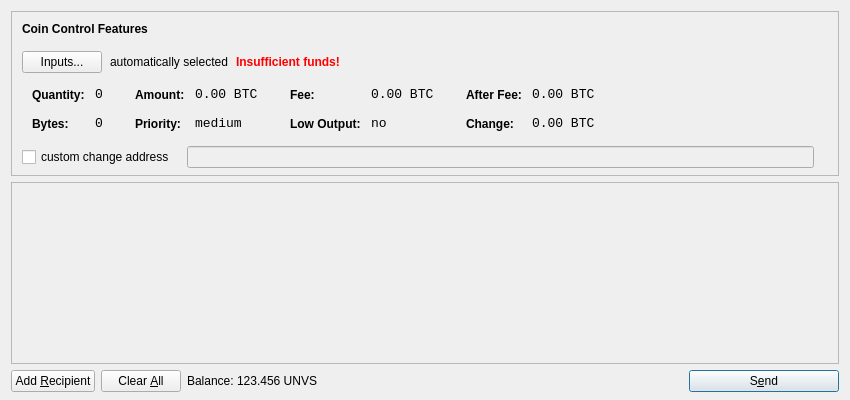
<?xml version="1.0" encoding="UTF-8"?>
<ui version="4.0">
 <class>SendCoinsDialog</class>
 <widget class="QDialog" name="SendCoinsDialog">
  <property name="geometry">
   <rect>
    <x>0</x>
    <y>0</y>
    <width>850</width>
    <height>400</height>
   </rect>
  </property>
  <property name="windowTitle">
   <string>Send Coins</string>
  </property>
  <layout class="QVBoxLayout" name="verticalLayout" stretch="0,1,0">
   <property name="bottomMargin">
    <number>8</number>
   </property>
   <item>
    <widget class="QFrame" name="frameCoinControl">
     <property name="sizePolicy">
      <sizepolicy hsizetype="Expanding" vsizetype="Expanding">
       <horstretch>0</horstretch>
       <verstretch>0</verstretch>
      </sizepolicy>
     </property>
     <property name="maximumSize">
      <size>
       <width>16777215</width>
       <height>16777215</height>
      </size>
     </property>
     <property name="frameShape">
      <enum>QFrame::StyledPanel</enum>
     </property>
     <property name="frameShadow">
      <enum>QFrame::Sunken</enum>
     </property>
     <layout class="QVBoxLayout" name="verticalLayoutCoinControl2">
      <property name="spacing">
       <number>-1</number>
      </property>
      <property name="leftMargin">
       <number>0</number>
      </property>
      <property name="topMargin">
       <number>0</number>
      </property>
      <property name="rightMargin">
       <number>0</number>
      </property>
      <property name="bottomMargin">
       <number>6</number>
      </property>
      <item>
       <layout class="QVBoxLayout" name="verticalLayoutCoinControl" stretch="0,0,0,0,1">
        <property name="spacing">
         <number>0</number>
        </property>
        <property name="leftMargin">
         <number>10</number>
        </property>
        <property name="topMargin">
         <number>10</number>
        </property>
        <item>
         <layout class="QHBoxLayout" name="horizontalLayoutCoinControl1">
          <property name="bottomMargin">
           <number>15</number>
          </property>
          <item>
           <widget class="QLabel" name="labelCoinControlFeatures">
            <property name="sizePolicy">
             <sizepolicy hsizetype="Preferred" vsizetype="Maximum">
              <horstretch>0</horstretch>
              <verstretch>0</verstretch>
             </sizepolicy>
            </property>
            <property name="font">
             <font>
              <weight>75</weight>
              <bold>true</bold>
             </font>
            </property>
            <property name="styleSheet">
             <string notr="true">font-weight:bold;</string>
            </property>
            <property name="text">
             <string>Coin Control Features</string>
            </property>
           </widget>
          </item>
         </layout>
        </item>
        <item>
         <layout class="QHBoxLayout" name="horizontalLayoutCoinControl2" stretch="0,0,0,0">
          <property name="spacing">
           <number>8</number>
          </property>
          <property name="bottomMargin">
           <number>10</number>
          </property>
          <item>
           <widget class="QPushButton" name="pushButtonCoinControl">
            <property name="styleSheet">
             <string notr="true"/>
            </property>
            <property name="text">
             <string>Inputs...</string>
            </property>
           </widget>
          </item>
          <item>
           <widget class="QLabel" name="labelCoinControlAutomaticallySelected">
            <property name="text">
             <string>automatically selected</string>
            </property>
            <property name="margin">
             <number>5</number>
            </property>
           </widget>
          </item>
          <item>
           <widget class="QLabel" name="labelCoinControlInsuffFunds">
            <property name="font">
             <font>
              <weight>75</weight>
              <bold>true</bold>
             </font>
            </property>
            <property name="styleSheet">
             <string notr="true">color:red;font-weight:bold;</string>
            </property>
            <property name="text">
             <string>Insufficient funds!</string>
            </property>
            <property name="margin">
             <number>5</number>
            </property>
           </widget>
          </item>
          <item>
           <spacer name="horizontalSpacerCoinControl">
            <property name="orientation">
             <enum>Qt::Horizontal</enum>
            </property>
            <property name="sizeHint" stdset="0">
             <size>
              <width>40</width>
              <height>1</height>
             </size>
            </property>
           </spacer>
          </item>
         </layout>
        </item>
        <item>
         <widget class="QWidget" name="widgetCoinControl" native="true">
          <property name="sizePolicy">
           <sizepolicy hsizetype="Preferred" vsizetype="Preferred">
            <horstretch>0</horstretch>
            <verstretch>0</verstretch>
           </sizepolicy>
          </property>
          <property name="minimumSize">
           <size>
            <width>0</width>
            <height>0</height>
           </size>
          </property>
          <property name="styleSheet">
           <string notr="true"/>
          </property>
          <layout class="QHBoxLayout" name="horizontalLayoutCoinControl5">
           <property name="margin">
            <number>0</number>
           </property>
           <item>
            <layout class="QHBoxLayout" name="horizontalLayoutCoinControl3" stretch="0,0,0,1">
             <property name="spacing">
              <number>20</number>
             </property>
             <property name="topMargin">
              <number>0</number>
             </property>
             <property name="bottomMargin">
              <number>10</number>
             </property>
             <item>
              <layout class="QFormLayout" name="formLayoutCoinControl1">
               <property name="horizontalSpacing">
                <number>10</number>
               </property>
               <property name="verticalSpacing">
                <number>14</number>
               </property>
               <property name="leftMargin">
                <number>10</number>
               </property>
               <property name="topMargin">
                <number>4</number>
               </property>
               <property name="rightMargin">
                <number>6</number>
               </property>
               <item row="0" column="0">
                <widget class="QLabel" name="labelCoinControlQuantityText">
                 <property name="styleSheet">
                  <string notr="true">font-weight:bold;</string>
                 </property>
                 <property name="text">
                  <string>Quantity:</string>
                 </property>
                 <property name="margin">
                  <number>0</number>
                 </property>
                </widget>
               </item>
               <item row="0" column="1">
                <widget class="QLabel" name="labelCoinControlQuantity">
                 <property name="font">
                  <font>
                   <family>Monospace</family>
                   <pointsize>10</pointsize>
                  </font>
                 </property>
                 <property name="cursor">
                  <cursorShape>IBeamCursor</cursorShape>
                 </property>
                 <property name="contextMenuPolicy">
                  <enum>Qt::ActionsContextMenu</enum>
                 </property>
                 <property name="text">
                  <string notr="true">0</string>
                 </property>
                 <property name="margin">
                  <number>0</number>
                 </property>
                 <property name="textInteractionFlags">
                  <set>Qt::LinksAccessibleByMouse|Qt::TextSelectableByKeyboard|Qt::TextSelectableByMouse</set>
                 </property>
                </widget>
               </item>
               <item row="1" column="0">
                <widget class="QLabel" name="labelCoinControlBytesText">
                 <property name="styleSheet">
                  <string notr="true">font-weight:bold;</string>
                 </property>
                 <property name="text">
                  <string>Bytes:</string>
                 </property>
                </widget>
               </item>
               <item row="1" column="1">
                <widget class="QLabel" name="labelCoinControlBytes">
                 <property name="font">
                  <font>
                   <family>Monospace</family>
                   <pointsize>10</pointsize>
                  </font>
                 </property>
                 <property name="cursor">
                  <cursorShape>IBeamCursor</cursorShape>
                 </property>
                 <property name="contextMenuPolicy">
                  <enum>Qt::ActionsContextMenu</enum>
                 </property>
                 <property name="text">
                  <string notr="true">0</string>
                 </property>
                 <property name="textInteractionFlags">
                  <set>Qt::LinksAccessibleByMouse|Qt::TextSelectableByKeyboard|Qt::TextSelectableByMouse</set>
                 </property>
                </widget>
               </item>
              </layout>
             </item>
             <item>
              <layout class="QFormLayout" name="formLayoutCoinControl2">
               <property name="horizontalSpacing">
                <number>10</number>
               </property>
               <property name="verticalSpacing">
                <number>14</number>
               </property>
               <property name="leftMargin">
                <number>6</number>
               </property>
               <property name="topMargin">
                <number>4</number>
               </property>
               <property name="rightMargin">
                <number>6</number>
               </property>
               <item row="0" column="0">
                <widget class="QLabel" name="labelCoinControlAmountText">
                 <property name="styleSheet">
                  <string notr="true">font-weight:bold;</string>
                 </property>
                 <property name="text">
                  <string>Amount:</string>
                 </property>
                 <property name="margin">
                  <number>0</number>
                 </property>
                </widget>
               </item>
               <item row="0" column="1">
                <widget class="QLabel" name="labelCoinControlAmount">
                 <property name="font">
                  <font>
                   <family>Monospace</family>
                   <pointsize>10</pointsize>
                  </font>
                 </property>
                 <property name="cursor">
                  <cursorShape>IBeamCursor</cursorShape>
                 </property>
                 <property name="contextMenuPolicy">
                  <enum>Qt::ActionsContextMenu</enum>
                 </property>
                 <property name="text">
                  <string notr="true">0.00 BTC</string>
                 </property>
                 <property name="textInteractionFlags">
                  <set>Qt::LinksAccessibleByMouse|Qt::TextSelectableByKeyboard|Qt::TextSelectableByMouse</set>
                 </property>
                </widget>
               </item>
               <item row="1" column="0">
                <widget class="QLabel" name="labelCoinControlPriorityText">
                 <property name="styleSheet">
                  <string notr="true">font-weight:bold;</string>
                 </property>
                 <property name="text">
                  <string>Priority:</string>
                 </property>
                </widget>
               </item>
               <item row="1" column="1">
                <widget class="QLabel" name="labelCoinControlPriority">
                 <property name="font">
                  <font>
                   <family>Monospace</family>
                   <pointsize>10</pointsize>
                  </font>
                 </property>
                 <property name="cursor">
                  <cursorShape>IBeamCursor</cursorShape>
                 </property>
                 <property name="contextMenuPolicy">
                  <enum>Qt::ActionsContextMenu</enum>
                 </property>
                 <property name="text">
                  <string>medium</string>
                 </property>
                 <property name="textInteractionFlags">
                  <set>Qt::LinksAccessibleByMouse|Qt::TextSelectableByKeyboard|Qt::TextSelectableByMouse</set>
                 </property>
                </widget>
               </item>
              </layout>
             </item>
             <item>
              <layout class="QFormLayout" name="formLayoutCoinControl3">
               <property name="horizontalSpacing">
                <number>10</number>
               </property>
               <property name="verticalSpacing">
                <number>14</number>
               </property>
               <property name="leftMargin">
                <number>6</number>
               </property>
               <property name="topMargin">
                <number>4</number>
               </property>
               <property name="rightMargin">
                <number>6</number>
               </property>
               <item row="0" column="0">
                <widget class="QLabel" name="labelCoinControlFeeText">
                 <property name="styleSheet">
                  <string notr="true">font-weight:bold;</string>
                 </property>
                 <property name="text">
                  <string>Fee:</string>
                 </property>
                 <property name="margin">
                  <number>0</number>
                 </property>
                </widget>
               </item>
               <item row="0" column="1">
                <widget class="QLabel" name="labelCoinControlFee">
                 <property name="font">
                  <font>
                   <family>Monospace</family>
                   <pointsize>10</pointsize>
                  </font>
                 </property>
                 <property name="cursor">
                  <cursorShape>IBeamCursor</cursorShape>
                 </property>
                 <property name="contextMenuPolicy">
                  <enum>Qt::ActionsContextMenu</enum>
                 </property>
                 <property name="text">
                  <string notr="true">0.00 BTC</string>
                 </property>
                 <property name="textInteractionFlags">
                  <set>Qt::LinksAccessibleByMouse|Qt::TextSelectableByKeyboard|Qt::TextSelectableByMouse</set>
                 </property>
                </widget>
               </item>
               <item row="1" column="0">
                <widget class="QLabel" name="labelCoinControlLowOutputText">
                 <property name="styleSheet">
                  <string notr="true">font-weight:bold;</string>
                 </property>
                 <property name="text">
                  <string>Low Output:</string>
                 </property>
                </widget>
               </item>
               <item row="1" column="1">
                <widget class="QLabel" name="labelCoinControlLowOutput">
                 <property name="font">
                  <font>
                   <family>Monospace</family>
                   <pointsize>10</pointsize>
                  </font>
                 </property>
                 <property name="cursor">
                  <cursorShape>IBeamCursor</cursorShape>
                 </property>
                 <property name="contextMenuPolicy">
                  <enum>Qt::ActionsContextMenu</enum>
                 </property>
                 <property name="text">
                  <string>no</string>
                 </property>
                 <property name="textInteractionFlags">
                  <set>Qt::LinksAccessibleByMouse|Qt::TextSelectableByKeyboard|Qt::TextSelectableByMouse</set>
                 </property>
                </widget>
               </item>
              </layout>
             </item>
             <item>
              <layout class="QFormLayout" name="formLayoutCoinControl4">
               <property name="horizontalSpacing">
                <number>10</number>
               </property>
               <property name="verticalSpacing">
                <number>14</number>
               </property>
               <property name="leftMargin">
                <number>6</number>
               </property>
               <property name="topMargin">
                <number>4</number>
               </property>
               <property name="rightMargin">
                <number>6</number>
               </property>
               <item row="0" column="0">
                <widget class="QLabel" name="labelCoinControlAfterFeeText">
                 <property name="styleSheet">
                  <string notr="true">font-weight:bold;</string>
                 </property>
                 <property name="text">
                  <string>After Fee:</string>
                 </property>
                 <property name="margin">
                  <number>0</number>
                 </property>
                </widget>
               </item>
               <item row="0" column="1">
                <widget class="QLabel" name="labelCoinControlAfterFee">
                 <property name="font">
                  <font>
                   <family>Monospace</family>
                   <pointsize>10</pointsize>
                  </font>
                 </property>
                 <property name="cursor">
                  <cursorShape>IBeamCursor</cursorShape>
                 </property>
                 <property name="contextMenuPolicy">
                  <enum>Qt::ActionsContextMenu</enum>
                 </property>
                 <property name="text">
                  <string notr="true">0.00 BTC</string>
                 </property>
                 <property name="textInteractionFlags">
                  <set>Qt::LinksAccessibleByMouse|Qt::TextSelectableByKeyboard|Qt::TextSelectableByMouse</set>
                 </property>
                </widget>
               </item>
               <item row="1" column="0">
                <widget class="QLabel" name="labelCoinControlChangeText">
                 <property name="styleSheet">
                  <string notr="true">font-weight:bold;</string>
                 </property>
                 <property name="text">
                  <string>Change:</string>
                 </property>
                </widget>
               </item>
               <item row="1" column="1">
                <widget class="QLabel" name="labelCoinControlChange">
                 <property name="font">
                  <font>
                   <family>Monospace</family>
                   <pointsize>10</pointsize>
                  </font>
                 </property>
                 <property name="cursor">
                  <cursorShape>IBeamCursor</cursorShape>
                 </property>
                 <property name="contextMenuPolicy">
                  <enum>Qt::ActionsContextMenu</enum>
                 </property>
                 <property name="text">
                  <string notr="true">0.00 BTC</string>
                 </property>
                 <property name="textInteractionFlags">
                  <set>Qt::LinksAccessibleByMouse|Qt::TextSelectableByKeyboard|Qt::TextSelectableByMouse</set>
                 </property>
                </widget>
               </item>
              </layout>
             </item>
            </layout>
           </item>
          </layout>
         </widget>
        </item>
        <item>
         <layout class="QHBoxLayout" name="horizontalLayoutCoinControl4" stretch="0,0,0">
          <property name="spacing">
           <number>12</number>
          </property>
          <property name="sizeConstraint">
           <enum>QLayout::SetDefaultConstraint</enum>
          </property>
          <property name="topMargin">
           <number>5</number>
          </property>
          <property name="rightMargin">
           <number>5</number>
          </property>
          <item>
           <widget class="QCheckBox" name="checkBoxCoinControlChange">
            <property name="text">
             <string>custom change address</string>
            </property>
           </widget>
          </item>
          <item>
           <widget class="QLineEdit" name="lineEditCoinControlChange">
            <property name="enabled">
             <bool>false</bool>
            </property>
            <property name="sizePolicy">
             <sizepolicy hsizetype="Expanding" vsizetype="Fixed">
              <horstretch>0</horstretch>
              <verstretch>0</verstretch>
             </sizepolicy>
            </property>
           </widget>
          </item>
          <item>
           <widget class="QLabel" name="labelCoinControlChangeLabel">
            <property name="sizePolicy">
             <sizepolicy hsizetype="Preferred" vsizetype="Expanding">
              <horstretch>0</horstretch>
              <verstretch>0</verstretch>
             </sizepolicy>
            </property>
            <property name="minimumSize">
             <size>
              <width>0</width>
              <height>0</height>
             </size>
            </property>
            <property name="text">
             <string/>
            </property>
            <property name="margin">
             <number>3</number>
            </property>
           </widget>
          </item>
         </layout>
        </item>
        <item>
         <spacer name="verticalSpacerCoinControl">
          <property name="orientation">
           <enum>Qt::Vertical</enum>
          </property>
          <property name="sizeHint" stdset="0">
           <size>
            <width>800</width>
            <height>1</height>
           </size>
          </property>
         </spacer>
        </item>
       </layout>
      </item>
     </layout>
    </widget>
   </item>
   <item>
    <widget class="QScrollArea" name="scrollArea">
     <property name="widgetResizable">
      <bool>true</bool>
     </property>
     <widget class="QWidget" name="scrollAreaWidgetContents">
      <property name="geometry">
       <rect>
        <x>0</x>
        <y>0</y>
        <width>830</width>
        <height>165</height>
       </rect>
      </property>
      <layout class="QVBoxLayout" name="verticalLayout_2">
       <property name="margin">
        <number>0</number>
       </property>
       <item>
        <layout class="QVBoxLayout" name="entries">
         <property name="spacing">
          <number>6</number>
         </property>
        </layout>
       </item>
       <item>
        <spacer name="verticalSpacer">
         <property name="orientation">
          <enum>Qt::Vertical</enum>
         </property>
         <property name="sizeHint" stdset="0">
          <size>
           <width>20</width>
           <height>40</height>
          </size>
         </property>
        </spacer>
       </item>
      </layout>
     </widget>
    </widget>
   </item>
   <item>
    <layout class="QHBoxLayout" name="horizontalLayout">
     <item>
      <widget class="QPushButton" name="addButton">
       <property name="toolTip">
        <string>Send to multiple recipients at once</string>
       </property>
       <property name="text">
        <string>Add &amp;Recipient</string>
       </property>
       <property name="icon">
        <iconset resource="../bitcoin.qrc">
         <normaloff>:/icons/add</normaloff>:/icons/add</iconset>
       </property>
       <property name="autoDefault">
        <bool>false</bool>
       </property>
      </widget>
     </item>
     <item>
      <widget class="QPushButton" name="clearButton">
       <property name="sizePolicy">
        <sizepolicy hsizetype="Minimum" vsizetype="Fixed">
         <horstretch>0</horstretch>
         <verstretch>0</verstretch>
        </sizepolicy>
       </property>
       <property name="toolTip">
        <string>Remove all transaction fields</string>
       </property>
       <property name="text">
        <string>Clear &amp;All</string>
       </property>
       <property name="icon">
        <iconset resource="../bitcoin.qrc">
         <normaloff>:/icons/remove</normaloff>:/icons/remove</iconset>
       </property>
       <property name="autoRepeatDelay">
        <number>300</number>
       </property>
       <property name="autoDefault">
        <bool>false</bool>
       </property>
      </widget>
     </item>
     <item>
      <layout class="QHBoxLayout" name="horizontalLayout_2">
       <property name="spacing">
        <number>3</number>
       </property>
       <item>
        <widget class="QLabel" name="label">
         <property name="text">
          <string>Balance:</string>
         </property>
        </widget>
       </item>
       <item>
        <widget class="QLabel" name="labelBalance">
         <property name="cursor">
          <cursorShape>IBeamCursor</cursorShape>
         </property>
         <property name="text">
          <string>123.456 UNVS</string>
         </property>
         <property name="textInteractionFlags">
          <set>Qt::LinksAccessibleByMouse|Qt::TextSelectableByKeyboard|Qt::TextSelectableByMouse</set>
         </property>
        </widget>
       </item>
      </layout>
     </item>
     <item>
      <spacer name="horizontalSpacer">
       <property name="orientation">
        <enum>Qt::Horizontal</enum>
       </property>
       <property name="sizeHint" stdset="0">
        <size>
         <width>40</width>
         <height>20</height>
        </size>
       </property>
      </spacer>
     </item>
     <item>
      <widget class="QPushButton" name="sendButton">
       <property name="minimumSize">
        <size>
         <width>150</width>
         <height>0</height>
        </size>
       </property>
       <property name="toolTip">
        <string>Confirm the send action</string>
       </property>
       <property name="text">
        <string>S&amp;end</string>
       </property>
       <property name="icon">
        <iconset resource="../bitcoin.qrc">
         <normaloff>:/icons/send</normaloff>:/icons/send</iconset>
       </property>
       <property name="default">
        <bool>true</bool>
       </property>
      </widget>
     </item>
    </layout>
   </item>
  </layout>
 </widget>
 <resources>
  <include location="../bitcoin.qrc"/>
 </resources>
 <connections/>
</ui>
